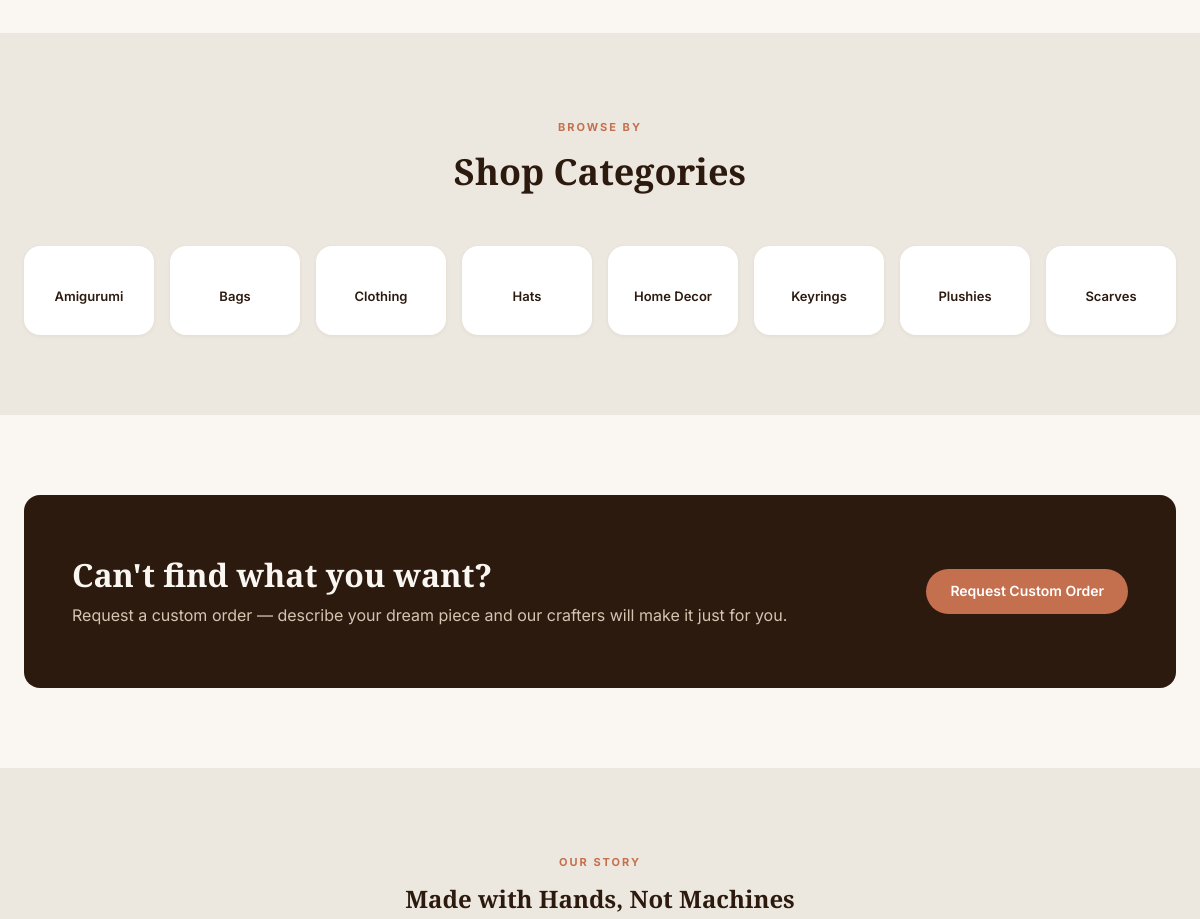
The app's page / (middle part), older data.
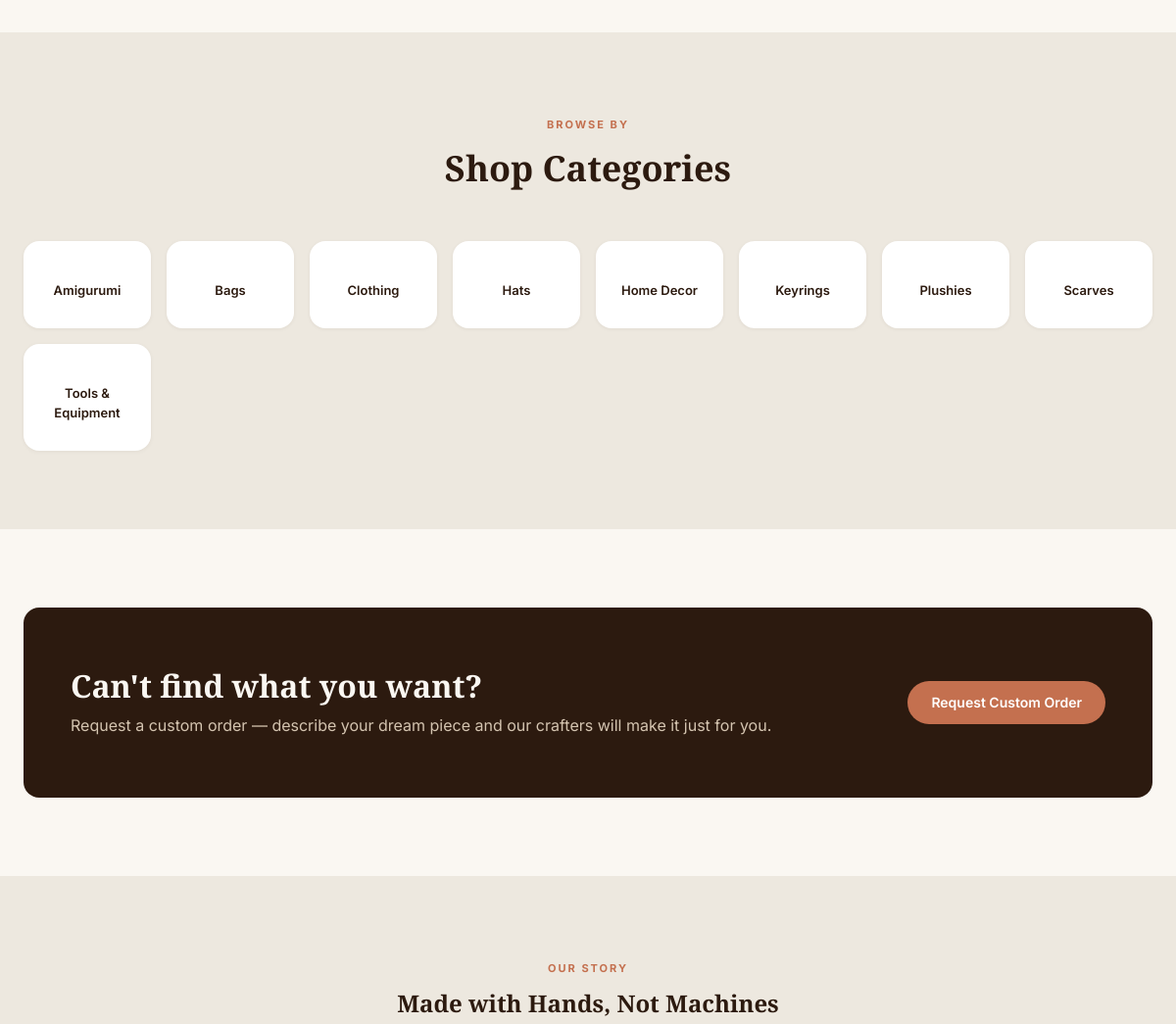
The same page, newer data.
### tables this page shows
CREATE TABLE categories (
    id INT AUTO_INCREMENT PRIMARY KEY,
    name VARCHAR(100) NOT NULL,
    slug VARCHAR(100) UNIQUE NOT NULL,
    icon VARCHAR(40) DEFAULT ''
);

### index.php (the view, shortened to what this page needs)
<?php
require_once __DIR__ . '/config/db.php';
$cats = $pdo->query("SELECT * FROM categories ORDER BY (name = 'Other'), name")->fetchAll();
require_once ROOT . '/includes/header.php';
?>
<section class="section" id="shop">
</section>
<section class="section section-alt" id="categories">
  <div class="container">
    <div class="section-header">
      <div class="section-tag">Browse By</div>
      <h2>Shop Categories</h2>
    </div>
    <div class="categories-grid">
      <?php foreach ($cats as $cat): ?>
        <a href="<?= BASE_URL ?>/user/browse.php?category=<?= urlencode($cat['name']) ?>"
           class="cat-card">
          <div class="cat-name"><?= htmlspecialchars($cat['name']) ?></div>
        </a>
      <?php endforeach; ?>
    </div>
  </div>
</section>
<section class="section">
  <div class="container">
    <div class="cta-banner">
      <div>
        <h2>Can't find what you want?</h2>
        <p>Request a custom order — describe your dream piece and our crafters will make it just for you.</p>
      </div>
      <a href="<?= BASE_URL ?>/user/custom_order.php" class="btn btn-rust" style="flex-shrink:0;">
        Request Custom Order
      </a>
    </div>
  </div>
</section>
<section class="section section-alt" id="about">
  <div class="container" style="max-width:720px;text-align:center;">
    <div class="section-tag">Our Story</div>
    <h2>Made with Hands, Not Machines</h2>
  </div>
</section>
<?php require_once ROOT . '/includes/footer.php'; ?>

Row changes from the older to the newer data that the page shows:
added categories: name "Tools & Equipment"
